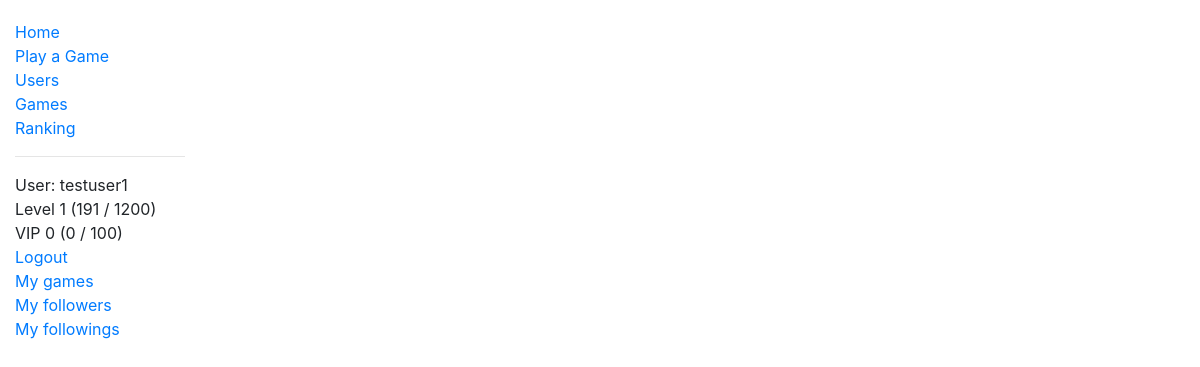
The page /two_zero_four_eight/play/ (signed in) on the database its author committed.
### two_zero_four_eight/models.py (models this page shows, shortened)
class User(AbstractUser):
    game_played = models.IntegerField(verbose_name='Number of Games Played', default=0)
    best_game = models.OneToOneField('Game', on_delete=models.CASCADE, null=True, blank=True)
    highest_score = models.PositiveIntegerField(verbose_name='Highest Score', null=True, blank=True)
    experience = models.IntegerField(verbose_name='Experience', default=0)
    money_deposited = models.IntegerField(verbose_name='Money Deposited', default=0)
    num_follower = models.IntegerField(verbose_name='Followers', default=0)
    num_following = models.IntegerField(verbose_name='Followings', default=0)
    class Meta:
        ordering = ['date_joined']
    @property
    def level(self):
        return binary_search(number=self.experience, array=experience_table)
    @property
    def level_string(self):
        return 'Level ' + status_string(level=self.level, experience=self.experience, table=experience_table)
    @property
    def vip_level(self):
        return binary_search(number=self.money_deposited, array=vip_table)
    @property
    def vip_level_string(self):
        return 'VIP ' + status_string(level=self.vip_level, experience=self.money_deposited, table=vip_table)

### two_zero_four_eight/game_controller.py (the view)
# urls.py: path('play/', game_controller.play_game, name='play-game'),
@login_required
def play_game(request):
    return render(request, 'two_zero_four_eight/play_game_real.html')

### two_zero_four_eight/models.py (called while the page is built)
def binary_search(array, number):
    hi = len(array)
    lo = 0
    while hi > lo:
        mid = lo + int((hi - lo + 1) / 2)
        if array[mid] <= number:
            lo = mid
        else:
            hi = mid - 1
    return lo

def status_string(level, experience, table):
    return str(level) + ' (' + str(experience - table[level]) + ' / ' + str(table[level + 1] - table[level]) + ')'

### two_zero_four_eight/templates/two_zero_four_eight/play_game_real.html (shortened to what this page needs)
{% extends "base_generic.html" %}
{% block additional_css %}
<link rel="stylesheet" href="{% static 'css/game.css' %}">
{% endblock %}

### two_zero_four_eight/templates/base_generic.html (shortened to what this page needs)
<!DOCTYPE html>
<html lang="en">
<head>
  <link rel="stylesheet" href="https://stackpath.bootstrapcdn.com/bootstrap/4.1.3/css/bootstrap.min.css">
  {% load bootstrap_pagination %}
  <link rel="stylesheet" href="{% static 'css/styles.css' %}">
  {% block additional_css %} {% endblock %}
</head>
<body>
  <div class="container-fluid">
    <div class="row">
      <div class="col-sm-2">
      {% block sidebar %}
        <ul class="sidebar-nav">
          <li><a href="{% url 'index' %}">Home</a></li>
          <li><a href="{% url 'play-game' %}">Play a Game</a></li>
          <li><a href="{% url 'users' %}">Users</a></li>
          <li><a href="{% url 'games' %}">Games</a></li>
          <li><a href="{% url 'user-rank' %}">Ranking</a></li>
          <hr/>
          {% if user.is_authenticated %}
          <li>User: {{ user.get_username }}</li>
          <li>{{ user.level_string }}</li>
          <li>{{ user.vip_level_string }}</li>
          <li><a href="{% url 'logout'%}?next={{request.path}}">Logout</a></li>
          <li><a href="{% url 'user-game' user.id %}">My games</a></li>
          <li><a href="{% url 'user-follower' %}">My followers</a></li>
          <li><a href="{% url 'user-following' %}">My followings</a></li>
          {% else %}
             <li><a href="{% url 'login'%}?next={{request.path}}">Login</a></li>
          {% endif %}
        </ul>
     {% endblock %}
      </div>
      <div class="col-sm-10 ">
      </div>
    </div>
  </div>
</body>
</html>

### two_zero_four_eight/static/css/styles.css (style rules this page uses)
.sidebar-nav { margin-top: 20px; padding: 0; list-style: none; }

### rows shown on the page
User: get_username "testuser1", level_string "Level 1 (191 / 1200)", vip_level_string "VIP 0 (0 / 100)"
